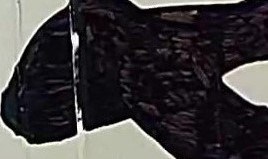
#> input picture ATICS_Docker_V2/Apache/toolbox0/drawer0/tool_1_1.jpg, 268 x 159 px
$ python additonalscript.py ATICS_Docker_V2/Apache/toolbox0/drawer0/tool_1_1.jpg ATICS_Docker_V2/Apache/toolbox0/drawer0/tool_1_2.jpg
#> lines starting #> are read from the running program, lines starting #| are printed output that depends on the picture; after the words box and inside, x2 and y2 are one past the last pixel; in counts of white or black regions, pixels touching at a corner belong together
""" module: additonalscript
    file: additonalscript.py
    application: Automated tool box inventory control system additional script
    language: python
    computer: ROG Flow Z13 GZ301ZE_GZ301ZE
    opertaing system: windows subsystem  ubuntu
    course: CPT_S 422
    team: Null Terminators
    author: Caitlyn Powers
    date: 4/17/24
   """
import json
import yaml
import cv2
import os
import argparse
import numpy as np
from matplotlib import pyplot as plt

"""
    name:additionalscript
    purpose: Create initial drawer and tool json’s of drawer using thresholding and image segmentation,
        help determine the appropriate drawer configuration file settings,
        and create some of the necessary template images
    operation:  It is expected that the person using this script double checks the values it gives,
        to ensure it did not miss tools or create extra tools, and to change the file locations
        of the templates and ocnfiguration file to match what they are when they are moved onto webserver.
        To faciltate this the tools.json has an extra comma.

"""
ap = argparse.ArgumentParser()
ap.add_argument("parse",type=str,
help="file location of image to threshod and grab data from", default=None)
ap.add_argument("dontParse",type=str,
help="only grab templates from this picture", default=None)
ap.add_argument("-confName", "--confName",type=str, required=False,
    help="file location of the configuration file default value is conf.yaml", default='conf.yaml')
args = ap.parse_args()
try:
    config =open(args.confName, "r")
except:
     print('Could not open' + args.confName + "double check file location and permissions")
con =yaml.safe_load(config)
# Load the image
try :
 image = cv2.imread(r""+args.parse,cv2.IMREAD_UNCHANGED)
#> image is the input picture: shape (159, 268, 3); mean B, G, R 58.3, 56.8, 59.9
except:
    print('Could not open' + args.parse + "double check file location and permissions")

try:
    image2 = cv2.imread(r""+args.dontParse,cv2.IMREAD_UNCHANGED)
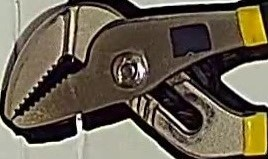
#> input picture ATICS_Docker_V2/Apache/toolbox0/drawer0/tool_1_2.jpg, 268 x 159 px
#> image2 is the input picture: shape (159, 268, 3); mean B, G, R 81.6, 96.8, 106.1
except:
    print('Could not open' + args.dontParse + "double check file location and permissions")
result = image.copy()
result2 = image2.copy()

os.makedirs("drawer", exist_ok = True)


#normalized_image = cv2.normalize(image, None, 0, 1, cv2.NORM_MINMAX)
#cv2.imshow("norm", normalized_image)
gray = cv2.cvtColor(image,con.get('grayscale'))
gray=cv2.medianBlur(gray,con.get('blur'))
#cv2.imshow("blurring", gray)
#normalized_image = cv2.normalize(image, None, 0, 1, cv2.NORM_MINMAX)

ret, thresh = cv2.threshold(gray,con.get('minThreshValue'),255,con.get('threshType') )
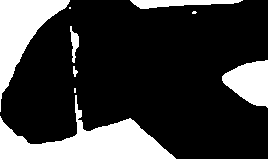
#> thresh: shape (159, 268); 22.9% white; 9 white regions (3 under 20 px), largest, box (x1, y1, x2, y2) and area: (0, 95, 176, 159) 4534, (0, 0, 70, 112) 2909, (222, 60, 268, 108) 1486, (130, 0, 243, 9) 615, (70, 26, 79, 63) 171, (73, 66, 78, 77) 32
#> ret = 90
#thresh = cv2.bitwise_not(thresh)
#cv2.imwrite("Thresholded.jpg", thresh)

kernel = np.ones((3,3),np.uint8)
#cv2.imshow("kernel", kernel)
opening = cv2.morphologyEx(thresh,cv2.MORPH_OPEN,kernel, iterations = con.get("increasewhite"))
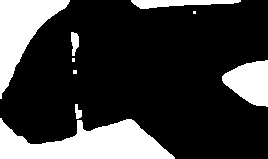
#> opening: shape (159, 268); 22.7% white; 9 white regions (3 under 20 px), largest, box (x1, y1, x2, y2) and area: (0, 118, 175, 159) 4436, (0, 0, 70, 99) 2896, (222, 60, 268, 107) 1485, (131, 0, 241, 9) 612, (71, 32, 79, 56) 138, (75, 104, 82, 119) 71
#cv2.imshow("decrease white", opening)
# sure background area

sure_bg = cv2.dilate(opening,kernel,iterations=con.get("decreaseblack"))
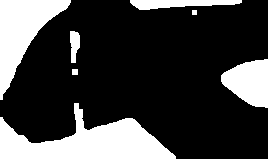
#> sure_bg: shape (159, 268); 24.8% white; 7 white regions
#cv2.imshow("increase white", sure_bg)
# Finding sure foreground area
#dist_transform = cv2.distanceTransform(thresh,cv2.DIST_L1,0)
#cv2.imshow("I", dist_transform)
contours, hierarchy= cv2.findContours(sure_bg, cv2.RETR_TREE, cv2.CHAIN_APPROX_SIMPLE)
#> contours = 7 contours, 1 with area under 20; largest, box (x1, y1, x2, y2) and area: (0, 103, 176, 159) 4614, (0, 0, 71, 100) 2927, (221, 59, 268, 108) 1552, (130, 0, 242, 10) 628, (70, 31, 80, 63) 201, (72, 69, 78, 75) 25

#print(contours)
#print(hierarchy)
res_cpy = result.copy()
#> (the run stopped early here; a loop or call above may not have finished)
